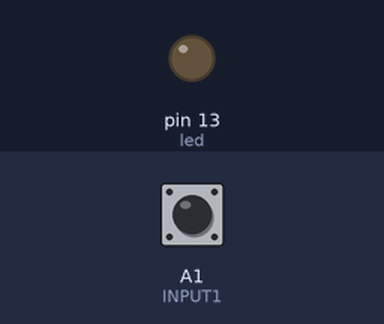
A sketch run on a simulated Arduino Uno, built with avr-gcc and run on an emulated ATmega328P. Shown: output pins drawn as LEDs (lit = HIGH). Inputs (shaded band) come from the test bench; at power-on: A1 (INPUT1) HIGH.

Above: at 1.2 s.
1.3 s: A1 (INPUT1) pulled LOW for 0.15 s
At 1.8 s:
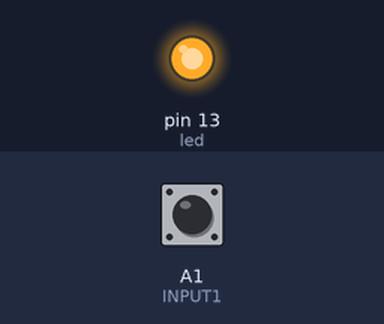
4.4 s: A1 (INPUT1) pulled LOW for 1 s
At 8.15 s:
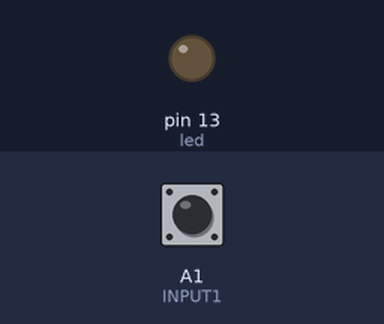
8.4 s: A1 (INPUT1) pulled LOW for 3.2 s
At 9.6 s:
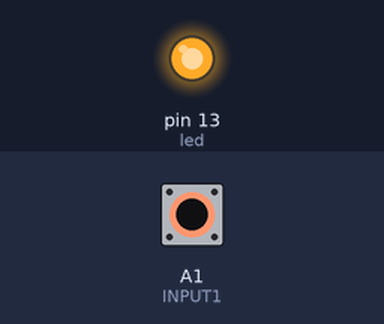
Timing chart, 0 to 15.6 s (numbered marks = the images above; inputs shaded):
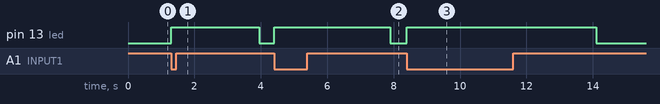

Measured:
- after the input at 1.3 s, pin 13 (led): LOW → HIGH at once, → LOW 2.6 s later
- after the input at 4.4 s, pin 13 (led): LOW → HIGH at once, → LOW 3.5 s later
- after the input at 8.4 s, pin 13 (led): LOW → HIGH at once, → LOW 5.7 s later

The sketch:

StickTrap.ino
```cpp
const int led = 13;
// Input Switches
const int INPUT1 = A1;
const int INPUT2 = A0;
const int INPUT3 = A3;
const int INPUT4 = A2;

// Output Relays
const int j1 = 10;
const int j2 = 11;
const int j3 = 12;
const int j4 = 6;

// Input Micro switches
//const int K1 = 2;  //
//const int K2 = 3;   // +
//const int K3 = 4;   // -
//const int K4 = 5;   // save

const int relayDelayInterval = 2500;
unsigned long int rdi = 0;
void setup() {
  Serial.begin(9600);
  pinMode(led, OUTPUT);

  pinMode(INPUT1, INPUT_PULLUP);
  pinMode(INPUT2, INPUT);
  pinMode(INPUT3, INPUT);
  pinMode(INPUT4, INPUT);

 // Input Micro switches
//  pinMode(K1, INPUT);
//  pinMode(K2, INPUT);
//  pinMode(K3, INPUT);
//  pinMode(K4, INPUT);
}

void loop() {
  if(digitalRead(INPUT1)==LOW) {
    digitalWrite(led, HIGH);
    digitalWrite(j1, HIGH);
    rdi  = millis();
  }

      if (millis() > (relayDelayInterval + rdi)) {
        digitalWrite(j1, LOW);
        digitalWrite(led, LOW);
        rdi  = millis();
    }

}
```
